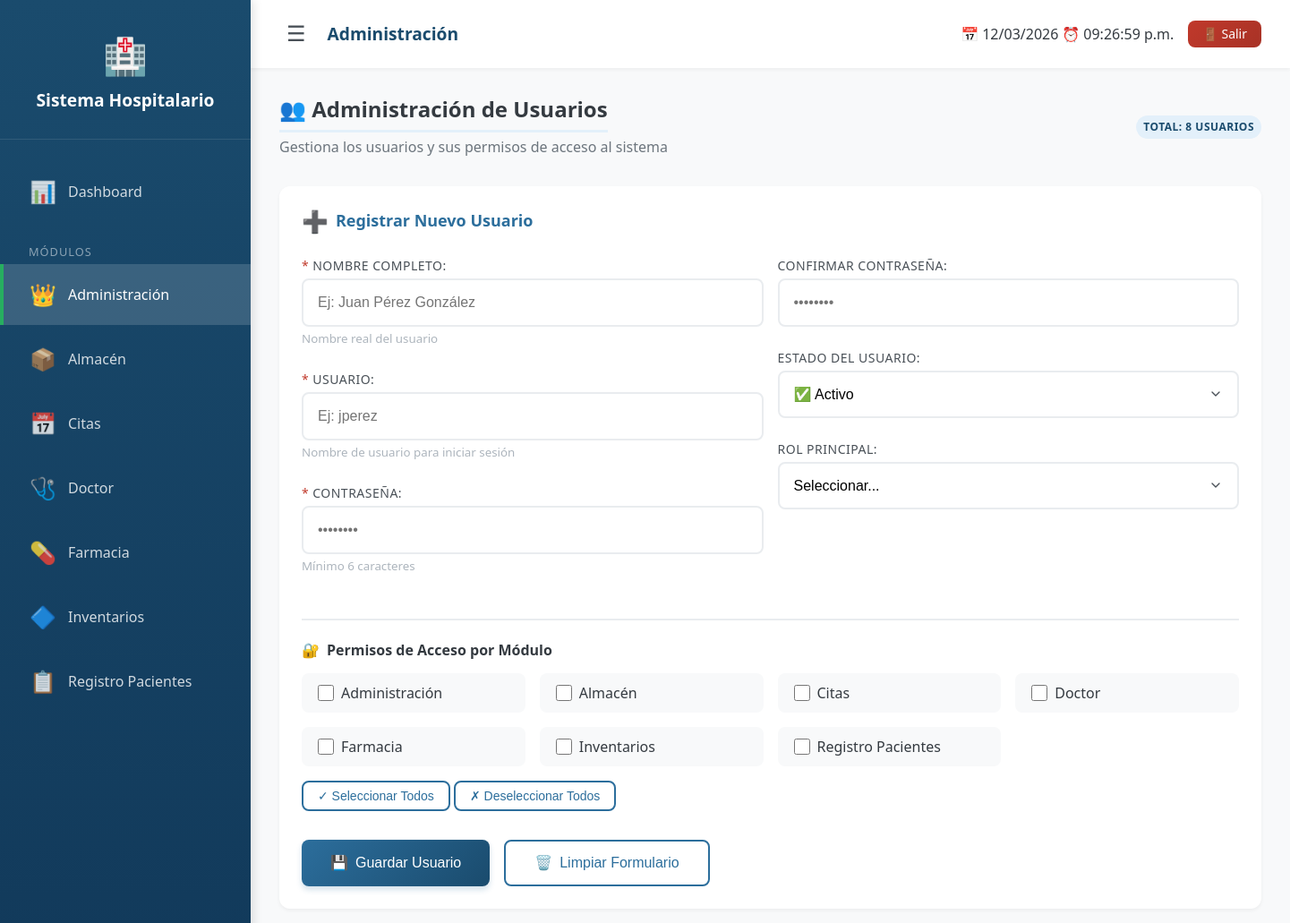
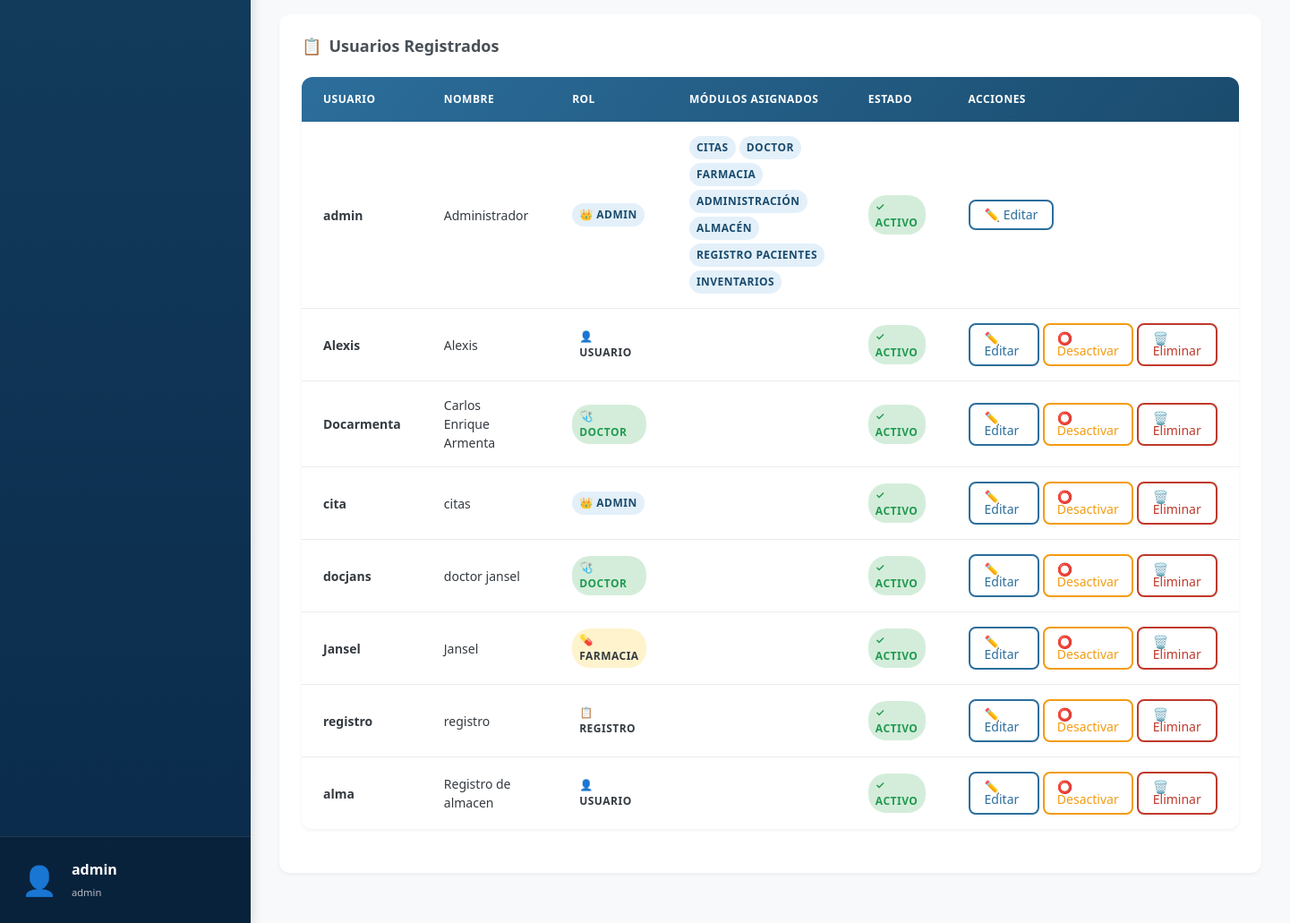
Page /hospital/modules/admin/usuarios.php (signed in) on the committed database (2 pictures, top to bottom).
### tables this page shows
CREATE TABLE `modulos` (
  `id` int(11) NOT NULL,
  `nombre` varchar(50) DEFAULT NULL,
  `ruta` varchar(100) DEFAULT NULL
);

CREATE TABLE `usuarios` (
  `id` int(11) NOT NULL,
  `nombre` varchar(100) DEFAULT NULL,
  `usuario` varchar(50) DEFAULT NULL,
  `password` varchar(255) DEFAULT NULL,
  `rol` enum('doctor','farmacia','admin','registro') DEFAULT NULL,
  `activo` tinyint(4) DEFAULT 1,
  `fecha_registro` timestamp NOT NULL DEFAULT current_timestamp()
);

### Hospital/modules/admin/usuarios.php (the view, shortened to what the rows shown need)
<?php
require_once '../../config/db.php';
$modulos = $pdo->query("SELECT * FROM modulos ORDER BY nombre")->fetchAll();
$usuarios = $pdo->query("
    SELECT u.*, GROUP_CONCAT(m.nombre SEPARATOR ', ') as modulos_asignados
    FROM usuarios u
    LEFT JOIN usuario_modulos um ON u.id = um.usuario_id
    LEFT JOIN modulos m ON um.modulo_id = m.id
    GROUP BY u.id
    ORDER BY u.nombre
")->fetchAll();
require_once '../../includes/header.php';
?>
<div class="fade-in">
<div style="display: flex; justify-content: space-between; align-items: center; margin-bottom: var(--spacing-xl);">
        <div>
            <h1 style="margin-bottom: var(--spacing-xs);">👥 Administración de Usuarios</h1>
        </div>
    </div>
    <div class="card" style="background: white;">
        <form method="POST" action="guardar_usuario.php" id="formUsuario">
            <div style="margin-top: var(--spacing-lg); border-top: 2px solid var(--gray-200); padding-top: var(--spacing-lg);">
                <div style="display: grid; grid-template-columns: repeat(auto-fill, minmax(200px, 1fr)); gap: var(--spacing-md);">
                    <?php foreach ($modulos as $m): ?>
                        <label class="checkbox-card" style="
                            display: flex;
                            align-items: center;
                            gap: var(--spacing-sm);
                            padding: var(--spacing-sm) var(--spacing-md);
                            background: var(--gray-100);
                            border-radius: var(--radius-md);
                            cursor: pointer;
                            transition: all var(--transition-fast);
                            border: 2px solid transparent;
                        ">
                            <input
                                type="checkbox"
                                name="modulos[]"
                                value="<?= $m['id'] ?>"
                                style="width: 18px; height: 18px;"
                            >
                            <span style="font-weight: 500;"><?= htmlspecialchars($m['nombre']) ?></span>
                        </label>
                    <?php endforeach; ?>
                </div>
            </div>
        </form>
    </div>
    <div class="card" style="margin-top: var(--spacing-xl);">
        <div class="table-container">
            <table>
                <thead>
                    <tr>
                        <th>Usuario</th>
                        <th>Nombre</th>
                        <th>Rol</th>
                        <th>Módulos Asignados</th>
                        <th>Estado</th>
                        <th>Acciones</th>
                    </tr>
                </thead>
                <tbody>
                    <?php foreach ($usuarios as $u): ?>
                    <tr>
                        <td>
                            <strong><?= htmlspecialchars($u['usuario']) ?></strong>
                        </td>
                        <td><?= htmlspecialchars($u['nombre']) ?></td>
                        <td>
                            <?php
                            $rolClass = '';
                            $rolIcon = '';
                            switch($u['rol']) {
                                case 'admin':
                                    $rolClass = 'badge-primary';
                                    $rolIcon = '👑';
                                    break;
                                case 'doctor':
                                    $rolClass = 'badge-success';
                                    $rolIcon = '🩺';
                                    break;
                                case 'farmacia':
                                    $rolClass = 'badge-warning';
                                    $rolIcon = '💊';
                                    break;
                                case 'registro':
                                    $rolClass = 'badge-info';
                                    $rolIcon = '📋';
                                    break;
                                default:
                                    $rolClass = 'badge-secondary';
                                    $rolIcon = '👤';
                            }
                            ?>
                            <span class="badge <?= $rolClass ?>">
                                <?= $rolIcon ?> <?= $u['rol'] ? ucfirst($u['rol']) : 'Usuario' ?>
                            </span>
                        </td>
                        <td>
                            <div style="display: flex; flex-wrap: wrap; gap: 4px;">
                                <?php
                                $modulos_asignados = explode(', ', $u['modulos_asignados'] ?? '');
                                foreach ($modulos_asignados as $mod):
                                    if (empty($mod)) continue;
                                ?>
                                    <span class="badge badge-primary" style="background: var(--primary-soft); color: var(--primary-dark);">
                                        <?= htmlspecialchars($mod) ?>
                                    </span>
                                <?php endforeach; ?>
                            </div>
                        </td>
                        <td>
                            <?php if ($u['activo']): ?>
                                <span class="badge badge-success">✓ Activo</span>
                            <?php else: ?>
                                <span class="badge badge-danger">✗ Inactivo</span>
                            <?php endif; ?>
                        </td>
  <td>
    <div style="display: flex; gap: var(--spacing-xs);">
<a href="editar_usuario.php?id=<?= $u['id'] ?>"
   class="btn btn-sm btn-outline"
   style="border-color: var(--primary); color: var(--primary);"
   title="Editar usuario">
    ✏️ Editar
</a>
        <?php if ($u['id'] != $_SESSION['user_id']): ?>
            <?php if ($u['activo']): ?>
                <a href="desactivar_usuario.php?id=<?= $u['id'] ?>"
                   class="btn btn-sm btn-outline"
                   style="border-color: var(--warning); color: var(--warning);"
                   onclick="return confirm('¿Desactivar este usuario? Podrás activarlo después')">
                    ⭕ Desactivar
                </a>
            <?php endif; ?>
            <a href="#"
               class="btn btn-sm btn-outline"
               style="border-color: var(--danger); color: var(--danger);"
               onclick="return confirmarEliminacion('eliminar_usuario.php?id=<?= $u['id'] ?>', '<?= htmlspecialchars($u['nombre'], ENT_QUOTES) ?>')">
                🗑️ Eliminar
            </a>
        <?php endif; ?>
    </div>
</td>
                    </tr>
                    <?php endforeach; ?>
                </tbody>
            </table>
        </div>
    </div>
</div>
<?php require_once '../../includes/footer.php'; ?>

### Hospital/includes/header.php (shortened to what the rows shown need)
<?php
$menu_modulos = [];
if (isset($_SESSION['user_id'])) {
    require_once __DIR__ . '/../config/db.php';
    try {
        $stmt = $pdo->prepare("
            SELECT m.nombre, m.ruta,
                   CASE m.nombre
                       WHEN 'Administración' THEN '👑'
                       WHEN 'Almacén' THEN '📦'
                       WHEN 'Citas' THEN '📅'
                       WHEN 'Doctor' THEN '🩺'
                       WHEN 'Farmacia' THEN '💊'
                       WHEN 'Registro Pacientes' THEN '📋'
                       ELSE '🔷'
                   END as icono
            FROM usuario_modulos um
            JOIN modulos m ON um.modulo_id = m.id
            WHERE um.usuario_id = ?
            ORDER BY m.nombre
        ");
        $stmt->execute([$_SESSION['user_id']]);
        $menu_modulos = $stmt->fetchAll();
    } catch (PDOException $e) {
        error_log("Error al cargar módulos: " . $e->getMessage());
        $menu_modulos = [];
    }
}
?>
<!DOCTYPE html>
<html lang="es">
<head>
    <link rel="stylesheet" href="<?= BASE_URL ?>assets/css/estilos.css">
</head>
<body class="<?php echo (strpos($_SERVER['PHP_SELF'], '/modules/almacen/') !== false) ? 'modulo-almacen' : ''; ?>">
    <div class="app-wrapper">
        <aside class="sidebar" id="sidebar">
            <div class="sidebar-logo">
                <h2><?= SISTEMA_NOMBRE ?></h2>
            </div>
            <?php if (isset($_SESSION['user_id'])): ?>
                <ul class="nav-menu">
                    <?php if (!empty($menu_modulos)): ?>
                        <?php foreach ($menu_modulos as $modulo): ?>
                            <li class="nav-item">
                                <a href="<?= BASE_URL ?>modules/<?= $modulo['ruta'] ?>/index.php"
                                   class="nav-link <?= strpos($_SERVER['PHP_SELF'], $modulo['ruta']) !== false ? 'active' : '' ?>">
                                    <span class="nav-icon"><?= $modulo['icono'] ?></span>
                                    <span class="nav-text"><?= $modulo['nombre'] ?></span>
                                </a>
                            </li>
                        <?php endforeach; ?>
                    <?php endif; ?>
                </ul>
            <?php endif; ?>
        </aside>
        <main class="main-content" id="mainContent">
            <header class="main-header">
                <div style="display: flex; align-items: center; gap: var(--spacing-md);">
                    <h2 style="margin: 0; font-size: 1.2rem;">
                        <?php
                        $pagina = basename($_SERVER['PHP_SELF']);
                        $modulo = basename(dirname($_SERVER['PHP_SELF']));
                        if ($pagina == 'dashboard.php') {
                            echo 'Panel Principal';
                        } elseif ($modulo == 'admin') {
                            echo 'Administración';
                        } elseif ($modulo == 'almacen') {
                            echo 'Módulo de Almacén';
                        } elseif ($modulo == 'farmacia') {
                            echo 'Módulo de Farmacia';
                        } else {
                            echo ucfirst(str_replace('.php', '', $pagina));
                        }
                        ?>
                    </h2>
                </div>
            </header>
            <div style="flex: 1; padding: var(--spacing-xl);">

### rows in the picture
modulos: icono "👑", nombre "Administración"
modulos: icono "📦", nombre "Almacén"
modulos: icono "📅", nombre "Citas"
modulos: icono "🩺", nombre "Doctor"
modulos: icono "💊", nombre "Farmacia"
modulos: icono "🔷", nombre "Inventarios"
modulos: icono "📋", nombre "Registro Pacientes"
usuarios: usuario "admin", nombre "Administrador", rol "👑", rol "ADMIN", mod "CITAS", mod "DOCTOR", mod "FARMACIA", mod "ADMINISTRACIÓN", mod "ALMACÉN", mod "REGISTRO PACIENTES", mod "INVENTARIOS", activo "✓ ACTIVO"
usuarios: usuario "Alexis", nombre "Alexis", rol "👤", shows "USUARIO", activo "✓ ACTIVO"
usuarios: usuario "Docarmenta", nombre "Carlos Enrique Armenta", rol "🩺", rol "DOCTOR", activo "✓ ACTIVO"
usuarios: usuario "cita", nombre "citas", rol "👑", rol "ADMIN", activo "✓ ACTIVO"
usuarios: usuario "docjans", nombre "doctor jansel", rol "🩺", rol "DOCTOR", activo "✓ ACTIVO"
usuarios: usuario "Jansel", nombre "Jansel", rol "💊", rol "FARMACIA", activo "✓ ACTIVO"
usuarios: usuario "registro", nombre "registro", rol "📋", rol "REGISTRO", activo "✓ ACTIVO"
usuarios: usuario "alma", nombre "Registro de almacen", rol "👤", shows "USUARIO", activo "✓ ACTIVO"

### other values in the picture
SISTEMA_NOMBRE "Sistema Hospitalario"
$_SESSION['usuario'] "admin"
$_SESSION['rol'] "admin"
count($usuarios) "8"
